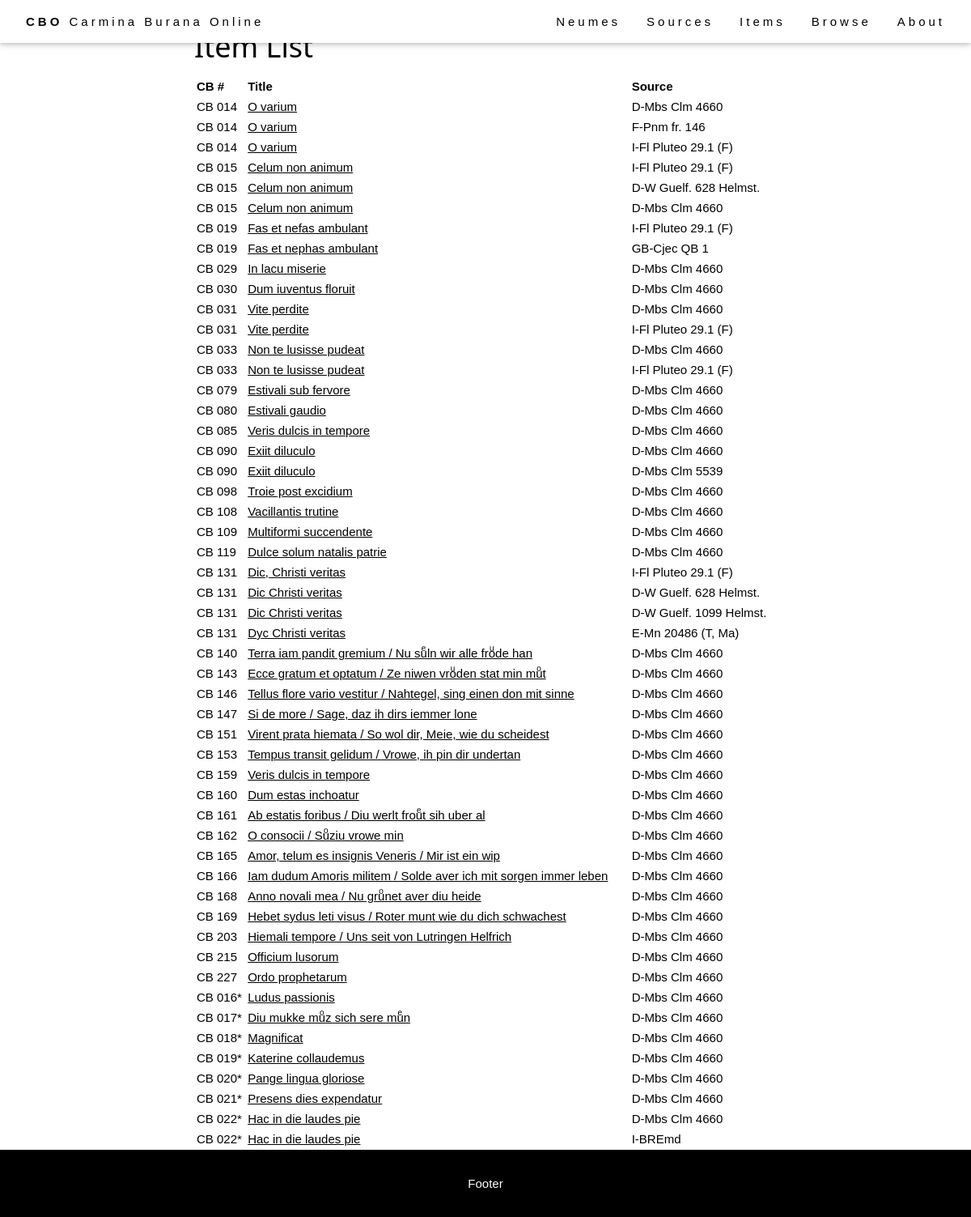
Before: /browse/items/ with the older database file.
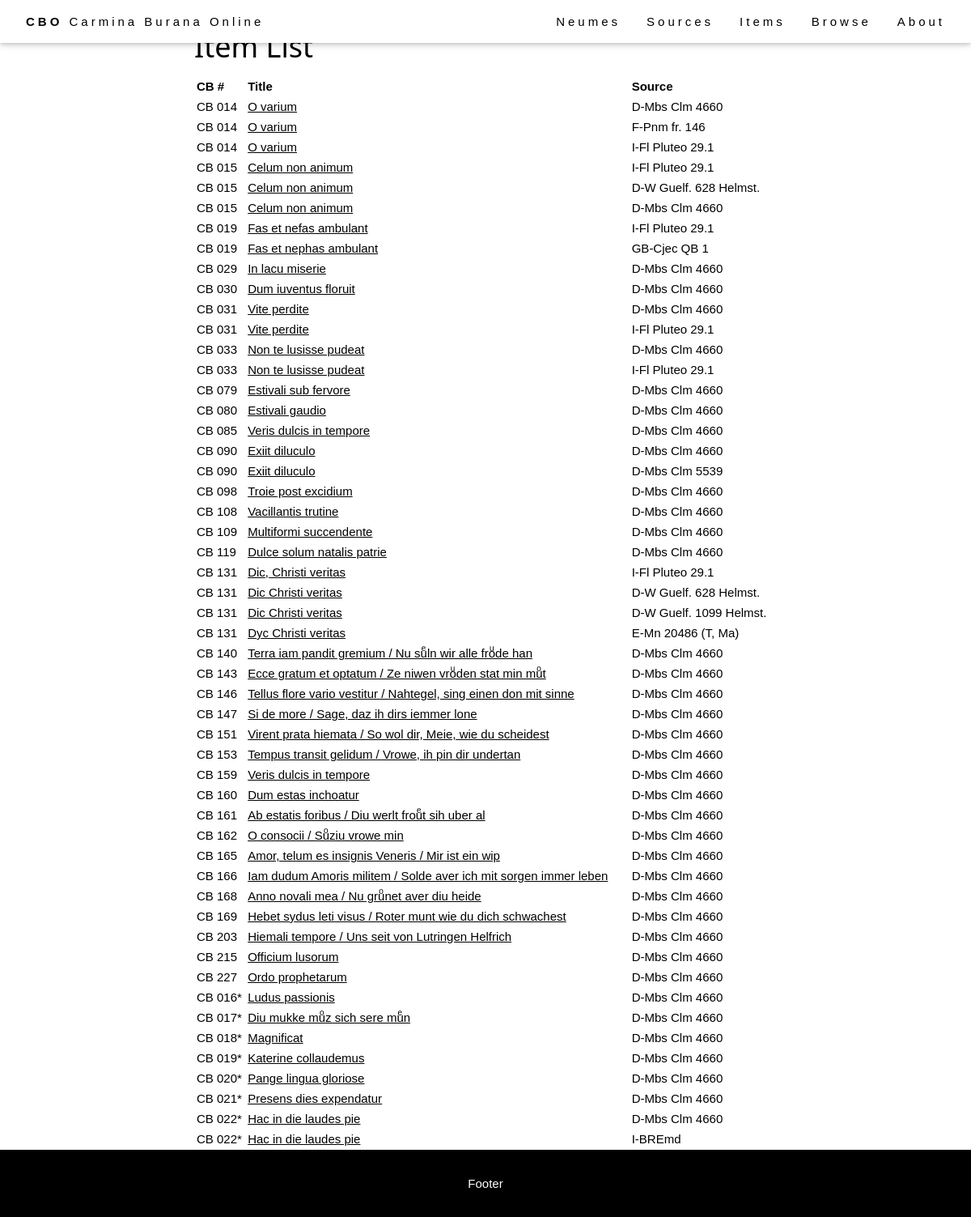
After: the same page with the newer database file.
### browse/models.py (models this page shows, shortened)
class Item(models.Model):
    abstract_item = models.ForeignKey(AbstractItem, on_delete=models.PROTECT, null=True)
    source = models.ForeignKey(Source, on_delete=models.RESTRICT, null=True)
    foliation_start = models.CharField(max_length=64, help_text="First folio occupied by the item in the source.")
    foliation_end = models.CharField(max_length=64, help_text="Last folio occupied by the item in the source.")
    title = models.CharField(max_length=256, help_text="Title of the item (incipit).")
    language = models.ManyToManyField(Language)
    file = models.CharField(max_length=64, help_text="Filename (without extensions).", null=True)
    IIIF_canvasIndex = models.CharField(max_length=256, help_text="IIIF canvas index of the item.", blank=True)
    alternative_img_link = models.CharField(max_length=1024, help_text="Alternative link for source images (if IIIF is not available).", blank=True)
    class Meta:
        ordering = [Length('abstract_item__cb_id'), 'abstract_item__cb_id']
    def get_absolute_url(self):
        return reverse('item-detail', args=[str(self.pk)])

class AbstractItem(models.Model):
    cb_id = models.CharField(max_length=10, help_text="Number of the item.")
    theme = models.ManyToManyField(Theme)
    genre = models.ForeignKey(Genre, on_delete=models.SET_NULL, null=True)
    text_type = models.ManyToManyField(TextType, through="TextTypeSpecification")
    class Meta:
        ordering = [Length('cb_id'), 'cb_id']

class Source(models.Model):
    bib_id = models.CharField(max_length=128, unique=True, help_text="The source identifier.")
    nick_name = models.CharField(max_length=128, help_text="The source name.", blank=True)
    country = models.CharField(max_length=256, help_text="The source location (country).")
    location = models.CharField(max_length=256, help_text="The source location (institution).")
    century = models.CharField(max_length=256, help_text="The source century.", blank=True)
    notation = models.CharField(max_length=256, help_text="The source notation type (for musical notation only).", blank=True)
    url = models.CharField(max_length=512, help_text="External url to access the source images.", blank=True)
    concordances = models.TextField(help_text="Concordances with the Codex Buranus.", blank=True)
    notes = models.TextField(help_text="Additional notes on the source.", blank=True)
    IIIF_manifest = models.CharField(max_length=1024, help_text="URL of the IIIF manifest.", blank=True)
    class Meta:
        ordering = ['country', 'location', 'bib_id']

### browse/views.py (the view)
# urls.py: path('items/', views.ItemListView.as_view(), name='items'),
class ItemListView(generic.ListView):
    model = Item
    context_object_name = 'item_list'
    template_name = 'item_list.html'

### templates/item_list.html (shortened to what this page needs)
{% extends "base_generic.html" %}
{% block content %}
<div class="flex-column" style="flex: 20%">
</div>
<div style="flex: 60%">
  <h1>Item List</h1>
  <table style="width: 100%;">
    <tr>
      <th>CB #</th>
      <th>Title</th>
      <th>Source</th>
    </tr>
    {% for item in item_list %}
    <tr>
      <td>CB {{ item.abstract_item.cb_id }}</td>
      <td><a href="{{ item.get_absolute_url }}">{{ item.title }}</a></td>
      <td>{{ item.source.bib_id }}</td>
    </tr>
    {% endfor %}
  </table>
</div>
<div class="flex-column" style="flex: 20%">
</div>
{% endblock %}

### templates/base_generic.html (shortened to what this page needs)
<!DOCTYPE html>
<html lang="en">
<head>
  {% block head %}
  {% load static %}
  <link rel="stylesheet" href="{% static 'css/style.css' %}"/>
  <link rel="stylesheet" href="{% static 'css/layout-generic.css' %}"/>
  {% endblock %}
</head>
<body>
<div class="page-container">
  {% block navbar %}
  <div class="cbo-top" style="z-index: 1200;">
    <div class="cbo-bar cbo-white cbo-wide cbo-padding cbo-card">
      <a href="{% url 'index' %}" class="cbo-bar-item cbo-button"><b>CBO</b> Carmina Burana Online</a>
      <div class="cbo-right cbo-hide-small">
        <a href="{% url 'neumes' %}" class="cbo-bar-item cbo-button">Neumes</a>
        <a href="{% url 'sources' %}" class="cbo-bar-item cbo-button">Sources</a>
        <a href="{% url 'items' %}" class="cbo-bar-item cbo-button">Items</a>
        <a href="{% url 'browse_item' %}" class="cbo-bar-item cbo-button">Browse</a>
        <a href="{% url 'about_index' %}" class="cbo-bar-item cbo-button">About</a>
      </div>
    </div>
  </div>
  {% endblock %}
  {% block header %}
  <header class="cbo-display-container cbo-content cbo-wide" style="max-width:1500px;" id="home">
    {% load static %}
  </header>
  {% endblock %}
  <main style="display: flex; flex: 1;">
    {% block content %}
    {% endblock %}
  </main>
  {% block footer %}
  <footer class="cbo-center cbo-black cbo-padding-16">
    <p>Footer</p>
  </footer>
  {% endblock %}
</div>
</body>
</html>

### staticfiles/css/style.css (style rules this page uses)
html { -ms-text-size-adjust:100%;-webkit-text-size-adjust:100% }
body { margin:0 }
article,aside,details,figcaption,figure,footer,header,main,menu,nav,section { display:block }
a { background-color:transparent }
b,strong { font-weight:bolder }
html,body { font-family:Verdana,sans-serif;font-size:15px;line-height:1.4 }
html { overflow-x:hidden }
h1 { font-size:36px }
h1,h2,h3,h4,h5,h6 { font-family:"Segoe UI",Arial,sans-serif;font-weight:400;margin:10px 0 }
.cbo-wide { letter-spacing:4px }
a { color:inherit }
.cbo-btn,.cbo-button { border:none;display:inline-block;padding:8px 16px;vertical-align:middle;overflow:hidden;text-decoration:none;color:inherit;background-color:inherit;text-align:center;cursor:pointer;white-space:nowrap }
.cbo-btn,.cbo-button { -webkit-touch-callout:none;-webkit-user-select:none;-khtml-user-select:none;-moz-user-select:none;-ms-user-select:none;user-select:none }
.cbo-tooltip,.cbo-display-container { position:relative }
.cbo-bar { width:100%;overflow:hidden }
.cbo-bar .cbo-bar-item { padding:8px 16px;float:left;width:auto;border:none;display:block;outline:0 }
.cbo-bar .cbo-button { white-space:normal }
.cbo-container:after,.cbo-container:before,.cbo-panel:after,.cbo-panel:before,.cbo-row:after,.cbo-row:before,.cbo-row-padding:after,.cbo-row-padding:before, .cbo-cell-row:before,.cbo-cell-row:after,.cbo-clear:after,.cbo-clear:before,.cbo-bar:before,.cbo-bar:after { content:"";display:table;clear:both }
.cbo-content,.cbo-auto { margin-left:auto;margin-right:auto }
.cbo-content { max-width:980px }
.cbo-top,.cbo-bottom { position:fixed;width:100%;z-index:1 }
.cbo-top { top:0 }
.cbo-card,.cbo-card-2 { box-shadow:0 2px 5px 0 rgba(0,0,0,0.16),0 2px 10px 0 rgba(0,0,0,0.12) }
.cbo-center { text-align:center!important }
.cbo-padding { padding:8px 16px!important }
.cbo-padding-16 { padding-top:16px!important;padding-bottom:16px!important }
.cbo-right { float:right!important }
.cbo-white,.cbo-hover-white:hover { color:#000!important;background-color:#fff!important }
.cbo-black,.cbo-hover-black:hover { color:#fff!important;background-color:#000!important }

### staticfiles/css/layout-generic.css (style rules this page uses)
.page-container { display: flex; flex-direction: column; min-height: 100vh; }
.flex-column { display: flex; flex-direction: column; }
.cbo-button { transition: 0.3s; }
.cbo-bar { box-sizing: border-box; }

### templates/item_list.html (style rules this page uses)
th { text-align: left; }

Changed rows visible on the page:
changed through a linked row, Item (number 3 of 52 on the later page): source.bib_id "I-Fl Pluteo 29.1 (F)" → "I-Fl Pluteo 29.1"
changed through a linked row, Item (number 4 of 52 on the later page): source.bib_id "I-Fl Pluteo 29.1 (F)" → "I-Fl Pluteo 29.1"
changed through a linked row, Item "Fas et nefas ambulant": source.bib_id "I-Fl Pluteo 29.1 (F)" → "I-Fl Pluteo 29.1"
changed through a linked row, Item (number 12 of 52 on the later page): source.bib_id "I-Fl Pluteo 29.1 (F)" → "I-Fl Pluteo 29.1"
changed through a linked row, Item (number 14 of 52 on the later page): source.bib_id "I-Fl Pluteo 29.1 (F)" → "I-Fl Pluteo 29.1"
changed through a linked row, Item "Dic, Christi veritas": source.bib_id "I-Fl Pluteo 29.1 (F)" → "I-Fl Pluteo 29.1"
